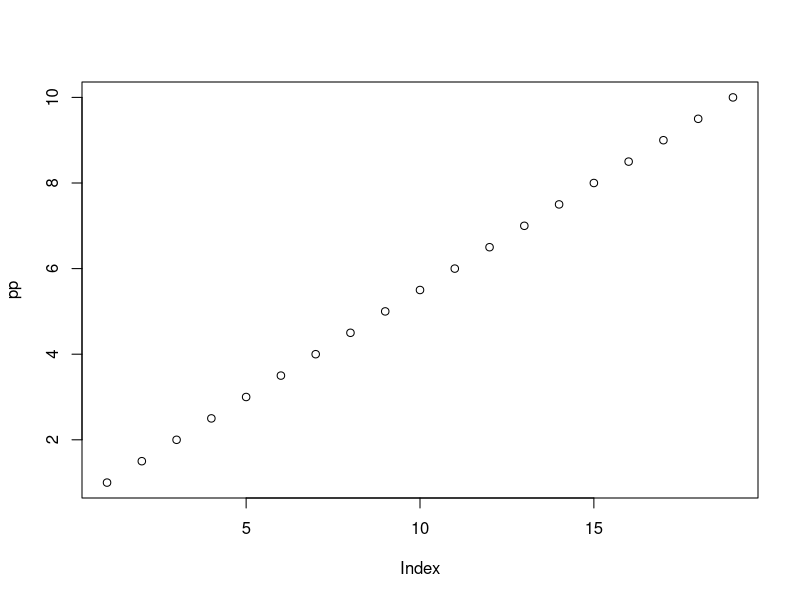
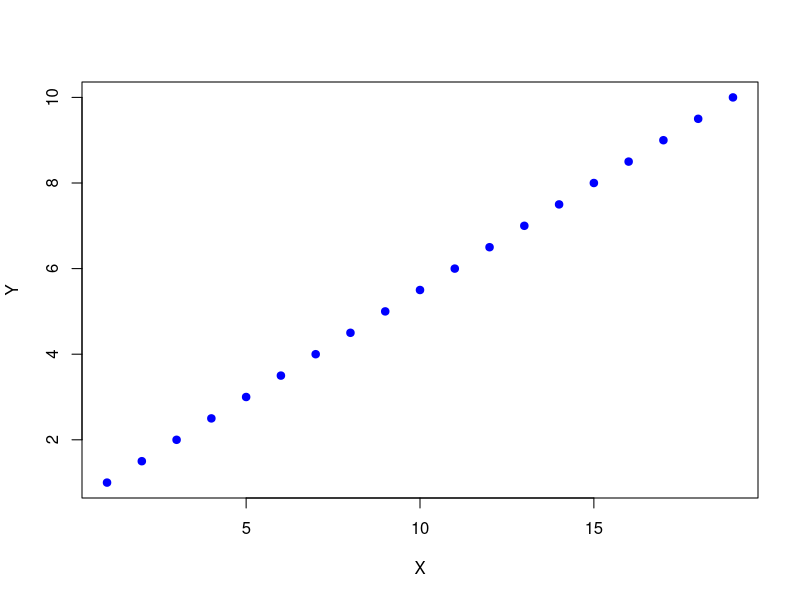
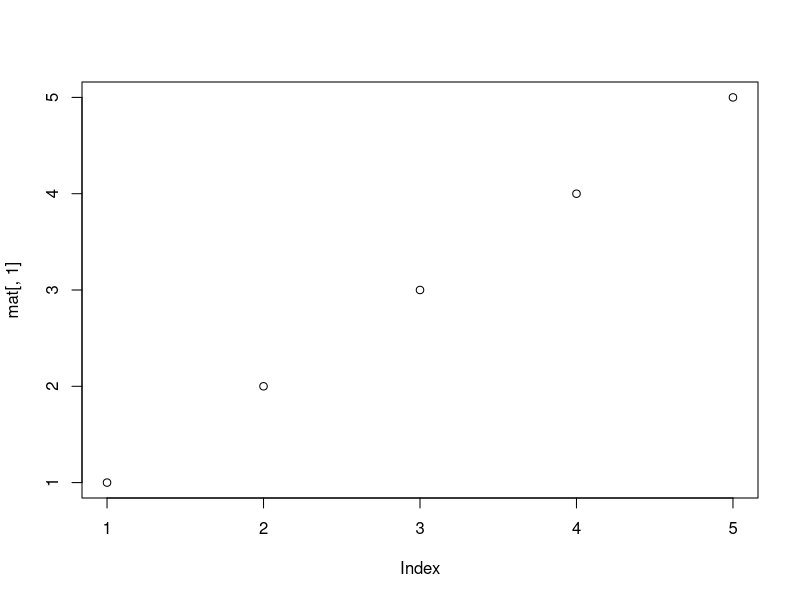
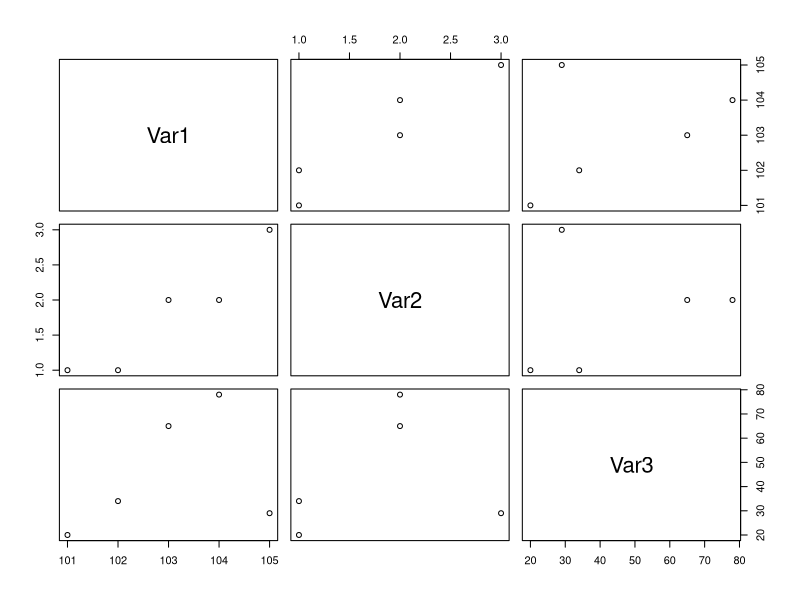

These charts were generated, in order, by the following R code: (Note: this script raises an error after producing the figures.)
#####################################################################
# Introduction to R Script
#
# Michael Malick
# 02 Jan 2013
#
# If you are a beginner R user, it is suggested that you work through
# this script by typing each of the lines not preceded by an # into
# the R console. The more time you spend exploring and experimenting
# with the examples in this script, the faster you will learn the
# basics of R.
#
# NOTE: any line preceded with a # is a comment and is ignored by R
#
#
#####################################################################


# The basic data structure in R is the vector. There are numerous
# ways to create vectors in R. Notice in the code below the <-
# operator is used to assign a vector to a variable name. While the =
# sign can also be used for asignnment, I recommend getting in the
# habit of using <-.

# Assign the number 10 to the variable mm
mm <- 10
mm

# Assign a vector of length 3 to the variable nn
nn <- c(10, 11, 12)
nn

# Assign a sequence of numbers from 1 to 10 to the variable oo
oo <- 1:10
oo

# The assignment operator also works going to the right
1:10 -> oo
oo

# Assign a sequence of numbers from 1 to 10 by 0.5 to pp
pp <- seq(1, 10, 0.5)
pp

# Replicate 99 ten times
qq <- rep(99, 10)
qq

# Vectors can also be composed of other data types. The above vectors
# are all of class 'numeric'. We can also create 'character' vectors
# and 'logical' vectors.
class(pp)

# 'character' vector
rr <- c("A", "B", "C")
rr
class(rr)

# 'logical' vector
ss <- c(TRUE, TRUE, FALSE, TRUE, FALSE)
ss
class(ss)


# Each of the variables we created above are considered objects in R.
# We can view all the objects we created during the R session.
ls()

# If we don't need any of objects anymore we can remove them
rm(mm, nn)
ls()


# In the above examples we use two different functions, seq() and
# rep(). To look at the help pages for these functions we can use
# help() or ?.
help(seq)
?rep


# Vectors can easily be subsetted using brackets
# Extract the third element of the vector pp
pp[3]
# Extract the first five elements of the vector pp
pp[1:5]
# We can also extract elements using logical operators
pp[pp > 3]
pp[pp >= 3]

# If we try to extract an element that doesn't exist, R returns an NA,
# which stands for Not Available. R uses NA to designate missing
# values.
oo[11]

# R maintains a history of the commands that are run. You can use the
# up and down arrow keys in the R console to cycle through the
# history. The right assignment -> operator can be useful here.
vector(mode = "numeric", length = 10)
vector(mode = "numeric", length = 10) -> rr


# R has powerful plotting commands. The workhorse for plotting is the
# plot() function.
?plot()
plot(pp)
plot(pp, col = "blue", pch = 19, xlab = "X", ylab = "Y")



# R can be used as a calculator
2 * pi * 3

# We can also use variables in calculations
r <- 3
2 * pi * r

# Notice that if calculations are not assigned to a object then they
# are only printed to the screen and are not available for later.

# R also does computations on whole vectors (i.e. element by element)
xx <- 1:10
yy <- 11:20
xx + yy
xx / yy
xx * yy



# R has the usual suspects for summarizing data (and many more)
sum(xx)
mean(xx)
sd(xx)
var(xx)
length(xx)
median(xx)
range(xx)
summary(xx)



# Vectors can be members of multi-dimensional matrices and arrays.
# Matrices are 2 dimensional arrays (i.e. rows x columns) where each
# column and row can be considered a vector. Note that all elements
# in arrays and matrices have to be of the same class, that is all
# objects need to be numberic or character but a mix of the two.
mat <- matrix(1:10, ncol = 2, nrow = 5)
mat

# We can also combine existing vectors into matrices
rbind(xx, yy) # combine by row
cbind(xx, yy) # combine by column


# We can also subset matrices using brackets in the format
# [row, column]
mat[1, 1]
mat[4, ]
mat[ , 2]
mat[2:3, ]
plot(mat[ , 1]) # plot the first column in the matrix


# Besides vectors and multi-dimensional arrays, R has two additional
# data storage structures. Data frames are the most commonly used
# structure to store data. Data frames are similar to matrices in
# that they are two dimensional structures (rows x columns), however,
# they are more flexible than matrices. Data frames allow to have
# diffent classes to be stored in the same object. For example one
# column could be numeric while another column is characters.

xx <- 101:105
yy <- c("A", "A", "B", "B", "C")
zz <- c(20, 34, 65, 78, 29)

dat.fr <- data.frame(xx, yy, zz)
dat.fr

# We can use the names() function to assign names to each column
names(dat.fr) <- c("Var1", "Var2", "Var3")
dat.fr

# If we plot an entire data frame, notice that it creates a
# scatter-plot matrix of all the variables regardless of their class
plot(dat.fr)
plot(dat.fr$xx, dat.fr$zz, col = "green", pch = 19)



# We can subset data frames just like matrices using [row, column]
# indexing or we can extract columns by name using the $ operator
dat.fr[ , 3]
dat.fr$Var3
dat.fr$Var3[3]

# We can also extract elements using logicals. Below we extract
# all rows that have Var3 values greater than 30
dat.fr[dat.fr$Var3 > 30, ]


# The other data storage structure in R is the 'list' (data frames
# are actually a specific type of list). Lists are the most flexible
# storage structure. They allow you to incorporate any type of
# data structure in a single object. For example, a single list may
# contain a data frame, and a matrix.


LL <- list(Part1 = dat.fr, Part2 = mat, Part3 = oo)
LL

# Lists can be subsetted like matrices and data frames
LL$Part2
LL$Part2[2, 2]
LL$Part2[ , 2]

# Double braces can be used instead of the $ operator
LL[[2]]

